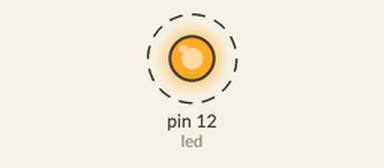
A sketch run on a simulated Arduino Uno, built with avr-gcc and run on an emulated ATmega328P. Parts: output pins drawn as LEDs (lit = HIGH). Dashed ring = blinking.

Above: at 0.1 s.
Timing chart, 0 to 3.0 s (numbered marks = the images above):
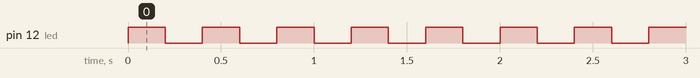

The sketch:

practica2.ino
```cpp
// PRACTICA #2 VICTOR GALVAN

//Se declaran las variables (elementos)
int led=12;

void setup() {
  pinMode(led,OUTPUT);
  // Se define el led como salida en el pin 12
}

void loop() {
  digitalWrite(led, HIGH);
  // funcion para prender el led
  delay(200);
  //retraso en miliseguendos
  digitalWrite(led, LOW);
  // funcion para apagar el led
  delay(200);
  //retraso en miliseguendos
}
```

Measured:
- by itself, pin 12 (led): alternates HIGH for 0.20 s and LOW for 0.20 s
